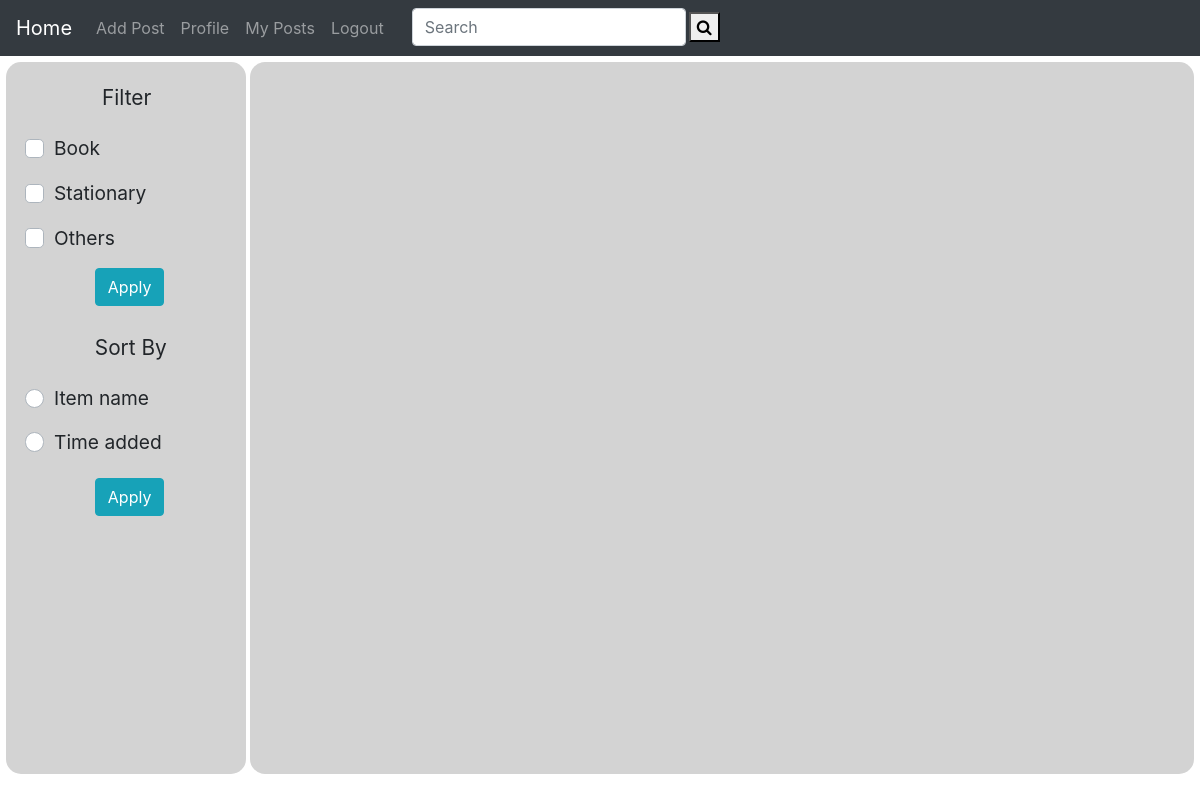
The page /homepage/home/ on the database as committed earlier.
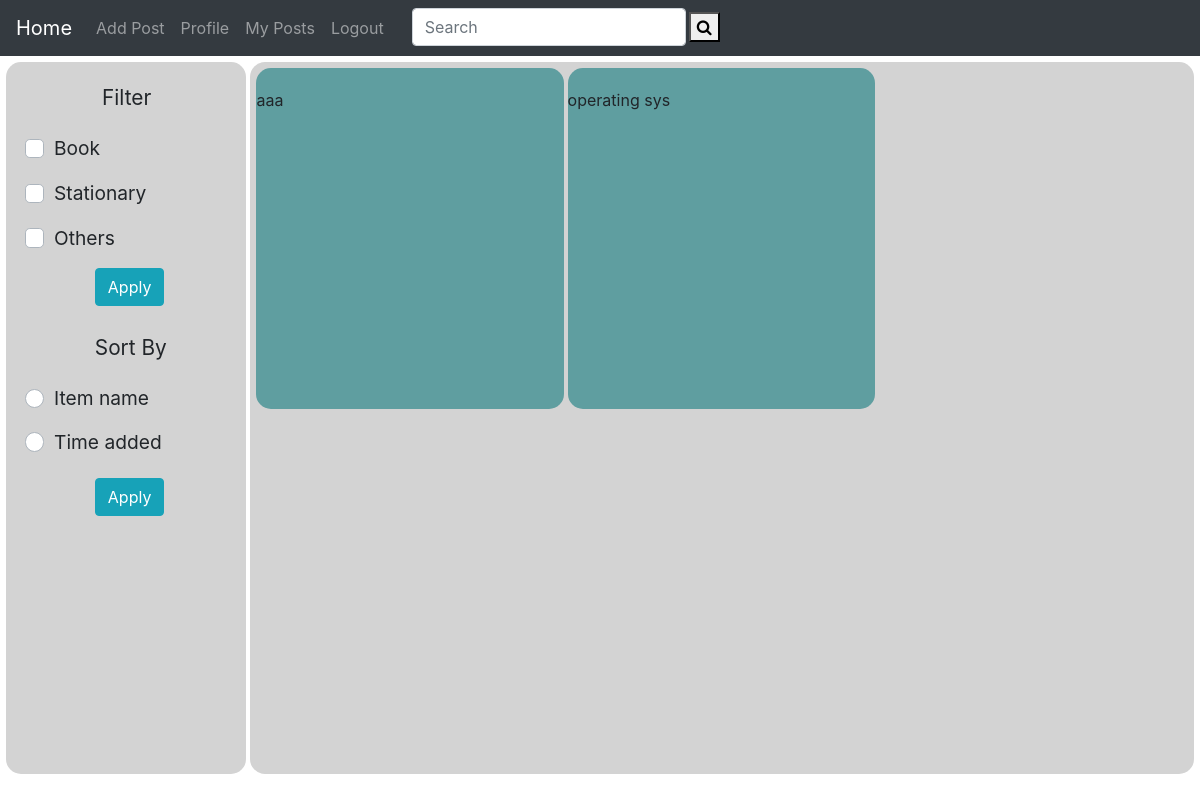
The same page on the database as committed later.
### homepage/models.py (models this page shows)
class itemInfo(models.Model):
   user = models.ForeignKey(settings.AUTH_USER_MODEL,on_delete=models.CASCADE,null=True,blank=False)
   item_pic1 = models.ImageField(upload_to='item_pics',blank=False,null=True)
   item_pic2 = models.ImageField(upload_to='item_pics',blank=False,null=True)
   item_des = models.TextField(blank=True,null=True)
   item_author = models.CharField(max_length=50,blank=False,null=True)
   item_name = models.CharField(max_length=50,blank=False,null=True)
   item_type = models.CharField(choices=item_choice,blank=False,max_length=50,null=True)
   post_datetime = models.DateTimeField(default=datetime.datetime.now(),null=True)

### homepage/views.py (the view)
def home(request):
    posts = filter(request)
    form = forms.ItemForm()
    return render(request,'homepage/home.html',{'form':form,'posts':posts})

### homepage/forms.py
class ItemForm(forms.ModelForm):
    class Meta():
        model = itemInfo
        fields = ('item_name','item_type','item_author','item_des','item_pic1','item_pic2')

### homepage/views.py (called while the page is built)
def is_valid_queryparam(param):
    return param != '' and param is not None

def filter(request):
    all_posts = itemInfo.objects.all()
    title_contains_query = request.GET.get('homesearch')
    book=request.GET.get('book')
    stationary=request.GET.get('stationary')
    others=request.GET.get('others')
    byitemname=request.GET.get('byitemname')
    if is_valid_queryparam(title_contains_query):
        all_posts = all_posts.filter(item_name__icontains=title_contains_query)
    if book == 'on':
        all_posts = all_posts.filter(item_type__in=('Book'))
    elif stationary == 'on':
        all_posts = all_posts.filter(item_type__in=('Stationary'))
    elif others == 'on':
        all_posts = all_posts.filter(item_type__in=('Others'))
    if byitemname == 'on':
        all_posts = all_posts.order_by('item_name')
    return all_posts

### templates/homepage/home.html (shortened to what this page needs)
{% extends "homepage/base.html" %}
{% block nav_block %}
<ul class="navbar-nav" >
  <li class="nav-item">
    <a class="navbar-brand" href="{% url 'homepage:home' %}">Home</a>
  </li>
  <li class="nav-item">
    <a class="nav-link"  href="#" data-toggle="modal" data-target="#myModal">Add Post</a>
  </li>
  <li class="nav-item">
    <a class="nav-link" href="{% url 'homepage:profile' %}">Profile</a>
  </li>
  <li class="nav-item">
    <a class="nav-link" href="{% url 'homepage:myposts' %}">My Posts</a>
  </li>
  <li class="nav-item">
    <a class="nav-link" href="{% url 'loginapp:user_logout' %}">Logout</a>
  </li>
  <div  method="GET" action="." style="margin-left: 20px;">
    <form class="form-inline">
      <input class="form-control" type="text" placeholder="Search" aria-label="Search" name="homesearch">
      <button style="margin-left:3px; size: 30px;" type="submit"><i class="fa fa-search"></i></button>
    </form>
  </div>
</ul>
{% endblock %}
{% block body_block %}
<div style="position: absolute;
top: 62px;
left: 6px;
width: 20%;
height: 89%;
background-color: lightgrey;
border-radius: 15px;
padding-top: 20px;
position: fixed;">
<p style="margin-left: 40%; zoom: 1.3;">Filter </p>
<form  method="GET" action="." style="margin-left: 10%;">
  <div class="custom-control custom-checkbox mb-3">
    <label class="custom-control-label" for="customCheck1" style="zoom: 1.2;">Book</label>
  </div>
  <div class="custom-control custom-checkbox mb-3">
    <label class="custom-control-label" for="customCheck2" style="zoom: 1.2;">Stationary</label>
  </div>
  <div class="custom-control custom-checkbox mb-3">
    <label class="custom-control-label" for="customCheck3" style="zoom: 1.2;">Others</label>
  </div>
  <input type="submit" style="margin-left: 30%;" class="btn btn-info" value="Apply">
</form>
<p style="margin-left: 37%; zoom: 1.3; margin-top: 20px;">Sort By </p>
<form method="GET" action="." style="margin-left: 10%;">
  <div class="custom-control custom-radio">
    <label class="custom-control-label" for="customRadio1" style="zoom: 1.2; margin-bottom: 12px;">Item name</label>
  </div>
  <div class="custom-control custom-radio">
    <label class="custom-control-label" for="customRadio2" style="zoom: 1.2; margin-bottom: 18px;">Time added</label>
  </div>
  <input type="submit" style="margin-left: 30%;" class="btn btn-info" value="Apply">
</form>
</div>
<div style="position: absolute;
top: 62px;
right: 6px;
width: 78.7%;
height: 89%;
background-color: lightgrey;
border-radius: 15px;
padding-left: 5px;
padding-right: 5px;
padding-bottom: 6px;
position: fixed;
overflow:auto;">
  {% for i in posts%}
  <div style="display: block;
  width: 32.9%;
  height: 48.3%;
  float: left;
  padding-top: 20px;
  margin-left: 0.2%;
  margin-right: 0.2%;
  margin-top: 0.6%;
  background-color: cadetblue;
  border-radius: 15px;
  position: relative;
  ">
    <p>{{i.item_name}}</p>
  </div>
{% endfor%}
</div>
{% endblock %}

Rows that differ between the two databases and show on the page:
added itemInfo: item_name "aaa"
added itemInfo: item_name "operating sys"
